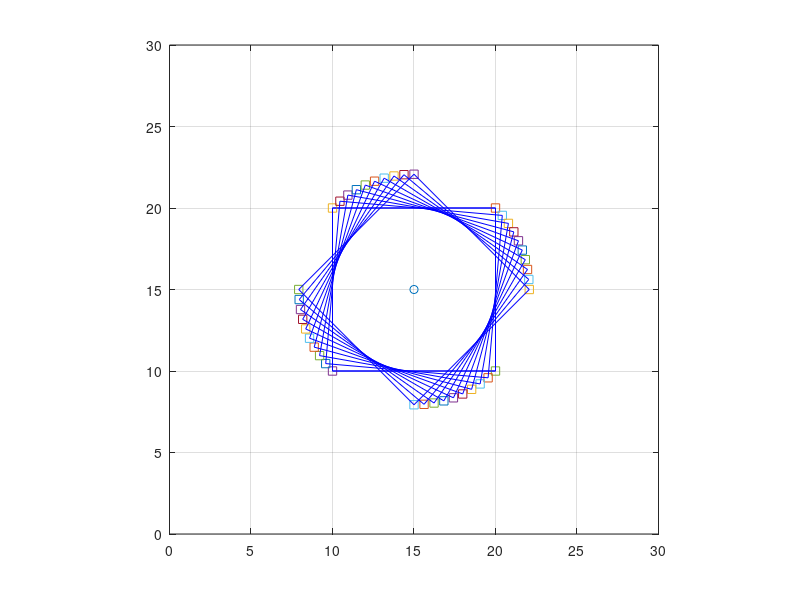

Recreate this plot in MATLAB.
%Ensayo de rotacion de un cuadrado
%Cuatro puntos en X Y
% P1=(20 20) P2=(10 20) P3=(10 10) P4=(20 10)
x=[20 10 10 20];
y=[20 20 10 10];
xd1=[x(1) x(1); x(2) x(4)];
yd1=[y(1) y(1); y(2) y(4)];
xd2=[x(3) x(3); x(2) x(4)];
yd2=[y(3) y(3); y(2) y(4)];
plot(xd1,yd1,'b',xd2,yd2,'b')
axis([0 30 0 30])
axis equal
grid on
hold on
%centroide
x0=(x(1)+x(2))/2;
y0=(y(2)+x(3))/2;
plot(x0,y0,'o')
%movimiento punto 1
d=sqrt((x(1)-x0)^2+(y(1)-y0)^2);
theta=asind((y(1)-y0)/d);
for gama=0:5:45
%gama=10; %grados de rotacion
alfa=(theta-gama);
xr1=(d*cosd(alfa))+x0;
yr1=(d*sind(alfa))+y0;
plot(xr1,yr1,'s')
xr2=(d*cosd(alfa+90))+x0;
yr2=(d*sind(alfa+90))+y0;
plot(xr2,yr2,'s')
xr3=(d*cosd(alfa+180))+x0;
yr3=(d*sind(alfa+180))+y0;
plot(xr3,yr3,'s')
xr4=(d*cosd(alfa+270))+x0;
yr4=(d*sind(alfa+270))+y0;
plot(xr4,yr4,'s')
xdr1=[xr1 xr1;xr2 xr4];
ydr1=[yr1 yr1;yr2 yr4];
xdr2=[xr3 xr3;xr2 xr4];
ydr2=[yr3 yr3;yr2 yr4];
plot(xdr1,ydr1,'b',xdr2,ydr2,'b')
pause(0.8)
end